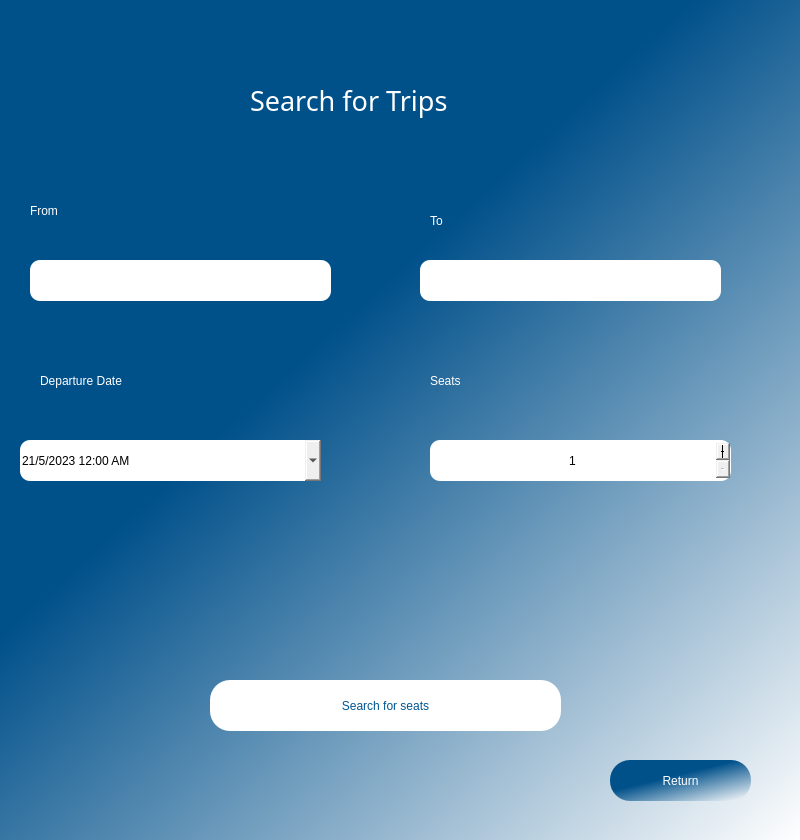
<?xml version="1.0" encoding="UTF-8"?>
<ui version="4.0">
 <class>Dialog</class>
 <widget class="QDialog" name="Dialog">
  <property name="geometry">
   <rect>
    <x>0</x>
    <y>0</y>
    <width>800</width>
    <height>840</height>
   </rect>
  </property>
  <property name="windowTitle">
   <string>Dialog</string>
  </property>
  <widget class="QWidget" name="frame" native="true">
   <property name="geometry">
    <rect>
     <x>0</x>
     <y>-30</y>
     <width>800</width>
     <height>871</height>
    </rect>
   </property>
   <property name="cursor">
    <cursorShape>PointingHandCursor</cursorShape>
   </property>
   <property name="styleSheet">
    <string notr="true">QWidget#frame{
    
	background-color: qlineargradient(spread:pad, x1:0.467, y1:0.37, x2:1, y2:1, stop:0 rgba(0, 80, 138, 255), stop:1 rgba(255, 255, 255, 255));

}</string>
   </property>
   <widget class="QLineEdit" name="inputDepartureStation">
    <property name="geometry">
     <rect>
      <x>30</x>
      <y>290</y>
      <width>301</width>
      <height>41</height>
     </rect>
    </property>
    <property name="styleSheet">
     <string notr="true">border-radius: 10px;
</string>
    </property>
   </widget>
   <widget class="QLineEdit" name="inputArrivalStation">
    <property name="geometry">
     <rect>
      <x>420</x>
      <y>290</y>
      <width>301</width>
      <height>41</height>
     </rect>
    </property>
    <property name="styleSheet">
     <string notr="true">border-radius: 10px;</string>
    </property>
   </widget>
   <widget class="QLabel" name="depatureStationLabel">
    <property name="geometry">
     <rect>
      <x>30</x>
      <y>220</y>
      <width>211</width>
      <height>41</height>
     </rect>
    </property>
    <property name="styleSheet">
     <string notr="true">font: 20 17pt &quot;Sitka Heading Semibold&quot;;
color: rgb(255, 255, 255);</string>
    </property>
    <property name="text">
     <string>From</string>
    </property>
   </widget>
   <widget class="QPushButton" name="findTripButton">
    <property name="geometry">
     <rect>
      <x>210</x>
      <y>710</y>
      <width>351</width>
      <height>51</height>
     </rect>
    </property>
    <property name="styleSheet">
     <string notr="true">QPushButton{
border-radius: 20px;
background-color: rgb(255, 255, 255);
font: 63 12pt &quot;Sitka Small Semibold&quot;;
color:rgb(0, 86, 148);
}

QPushButton:hover{
	background-color: #00508a;
	color:white;
}</string>
    </property>
    <property name="text">
     <string>Search for seats</string>
    </property>
    <property name="default">
     <bool>false</bool>
    </property>
   </widget>
   <widget class="QPushButton" name="returnButton">
    <property name="geometry">
     <rect>
      <x>610</x>
      <y>790</y>
      <width>141</width>
      <height>41</height>
     </rect>
    </property>
    <property name="styleSheet">
     <string notr="true">QPushButton{
border-radius: 20px;
background-color:qlineargradient(spread:pad, x1:0.467, y1:0.37, x2:1, y2:1, stop:0 rgba(0, 80, 138, 255), stop:1 rgba(255, 255, 255, 255));
font: 63 12pt &quot;Sitka Small Semibold&quot;;
color:white;
}

QPushButton:hover{
	background-color: white;
	color: #00508a;
}</string>
    </property>
    <property name="text">
     <string>Return</string>
    </property>
   </widget>
   <widget class="QLabel" name="arrivaStationLabel">
    <property name="geometry">
     <rect>
      <x>430</x>
      <y>230</y>
      <width>61</width>
      <height>41</height>
     </rect>
    </property>
    <property name="styleSheet">
     <string notr="true">font: 20 17pt &quot;Sitka Heading Semibold&quot;;
color: rgb(255, 255, 255);</string>
    </property>
    <property name="text">
     <string>To</string>
    </property>
   </widget>
   <widget class="QLabel" name="icon">
    <property name="geometry">
     <rect>
      <x>350</x>
      <y>270</y>
      <width>41</width>
      <height>21</height>
     </rect>
    </property>
    <property name="text">
     <string/>
    </property>
    <property name="pixmap">
     <pixmap>fromtoicon-1.png</pixmap>
    </property>
    <property name="scaledContents">
     <bool>true</bool>
    </property>
   </widget>
   <widget class="QLabel" name="departureDateTimeLabel">
    <property name="geometry">
     <rect>
      <x>40</x>
      <y>390</y>
      <width>211</width>
      <height>41</height>
     </rect>
    </property>
    <property name="styleSheet">
     <string notr="true">font: 20 17pt &quot;Sitka Heading Semibold&quot;;
color: rgb(255, 255, 255);</string>
    </property>
    <property name="text">
     <string>Departure Date</string>
    </property>
   </widget>
   <widget class="QSpinBox" name="inputSeatsCount">
    <property name="geometry">
     <rect>
      <x>430</x>
      <y>470</y>
      <width>301</width>
      <height>41</height>
     </rect>
    </property>
    <property name="styleSheet">
     <string notr="true">border-radius: 10px;</string>
    </property>
    <property name="alignment">
     <set>Qt::AlignCenter</set>
    </property>
    <property name="readOnly">
     <bool>false</bool>
    </property>
    <property name="buttonSymbols">
     <enum>QAbstractSpinBox::PlusMinus</enum>
    </property>
    <property name="specialValueText">
     <string comment="6"/>
    </property>
    <property name="accelerated">
     <bool>false</bool>
    </property>
    <property name="minimum">
     <number>1</number>
    </property>
    <property name="displayIntegerBase">
     <number>10</number>
    </property>
   </widget>
   <widget class="QLabel" name="seatsCountLabel_5">
    <property name="geometry">
     <rect>
      <x>430</x>
      <y>390</y>
      <width>81</width>
      <height>41</height>
     </rect>
    </property>
    <property name="styleSheet">
     <string notr="true">font: 20 17pt &quot;Sitka Heading Semibold&quot;;
color: rgb(255, 255, 255);</string>
    </property>
    <property name="text">
     <string>Seats</string>
    </property>
   </widget>
   <widget class="QLabel" name="label_4">
    <property name="geometry">
     <rect>
      <x>250</x>
      <y>110</y>
      <width>241</width>
      <height>41</height>
     </rect>
    </property>
    <property name="font">
     <font>
      <family>Sitka Heading Semibold</family>
      <pointsize>20</pointsize>
      <weight>2</weight>
      <italic>false</italic>
      <bold>false</bold>
     </font>
    </property>
    <property name="styleSheet">
     <string notr="true">font: 20 20pt &quot;Sitka Heading Semibold&quot;;
color: rgb(255, 255, 255);</string>
    </property>
    <property name="text">
     <string>Search for Trips</string>
    </property>
   </widget>
   <widget class="QDateTimeEdit" name="inputStartDate">
    <property name="geometry">
     <rect>
      <x>20</x>
      <y>470</y>
      <width>301</width>
      <height>41</height>
     </rect>
    </property>
    <property name="styleSheet">
     <string notr="true">border-radius: 10px;</string>
    </property>
    <property name="minimumDate">
     <date>
      <year>2023</year>
      <month>5</month>
      <day>21</day>
     </date>
    </property>
    <property name="displayFormat">
     <string>d/M/yyyy h:mm AP</string>
    </property>
    <property name="calendarPopup">
     <bool>true</bool>
    </property>
   </widget>
  </widget>
 </widget>
 <resources/>
 <connections/>
</ui>
